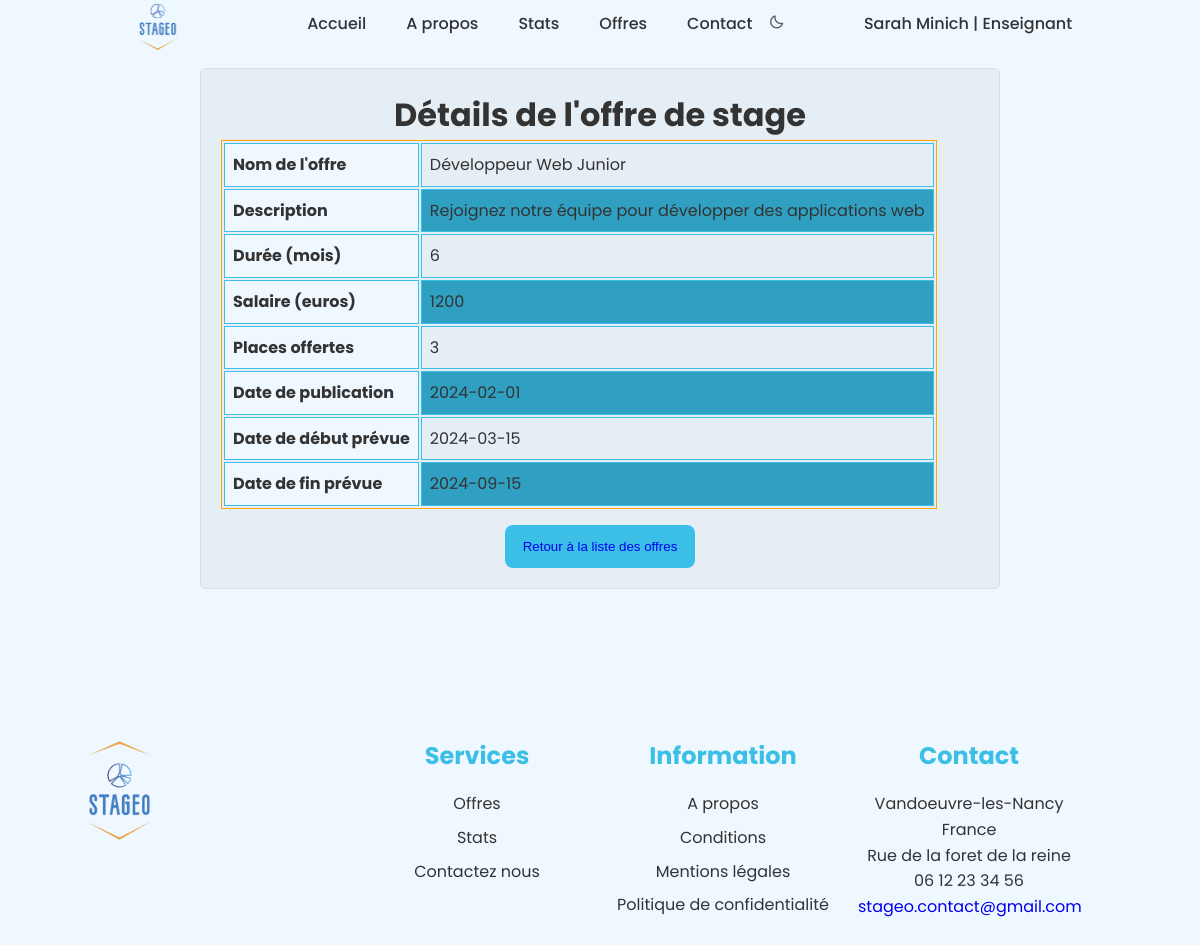
/detail_offre.php?id=1 (signed in), run on the app's committed database.
### tables this page shows
CREATE TABLE `offre_stage` (
  `id_offre_stage` int(11) NOT NULL,
  `nom_offre_stage` varchar(255) NOT NULL,
  `description_stage` varchar(255) NOT NULL,
  `duree_mois` int(11) NOT NULL,
  `salaire_euro` int(11) NOT NULL,
  `places_offertes` int(11) NOT NULL,
  `date_publication` date NOT NULL,
  `date_debut_prevu` date NOT NULL,
  `date_fin_prevu` date NOT NULL,
  `id_administrateur` int(11) NOT NULL,
  `id_entreprise` int(11) NOT NULL,
  `id_enseignant` int(11) NOT NULL
);

### detail_offre.php (the view, shortened to what this page needs)
<?php
include 'config.php';
include 'header.php';
$id_offre = $_GET['id'];
$sql = "SELECT
            nom_offre_stage,
            description_stage,
            duree_mois,
            salaire_euro,
            places_offertes,
            date_publication,
            date_debut_prevu,
            date_fin_prevu
        FROM
            offre_stage
        WHERE
            id_offre_stage = :id";
$stmt = $mysqlClient->prepare($sql);
$stmt->bindValue(':id', $id_offre, PDO::PARAM_INT);
$stmt->execute();
$offre_detail = $stmt->fetch(PDO::FETCH_ASSOC);
?>
<!DOCTYPE html>
<html lang="fr">
<head>
    <link rel="stylesheet" href="assets/css/styles.css">
    <link rel="stylesheet" href="assets/css/offers.css">
    <link rel="stylesheet" href="assets/css/nav.css">
</head>
<body>
<div class="container">
<h1>Détails de l'offre de stage</h1>
<table border="1">
    <tbody>
        <tr>
            <th>Nom de l'offre</th>
            <td><?php echo $offre_detail['nom_offre_stage']; ?></td>
        </tr>
        <tr>
            <th>Description</th>
            <td><?php echo $offre_detail['description_stage']; ?></td>
        </tr>
        <tr>
            <th>Durée (mois)</th>
            <td><?php echo $offre_detail['duree_mois']; ?></td>
        </tr>
        <tr>
            <th>Salaire (euros)</th>
            <td><?php echo $offre_detail['salaire_euro']; ?></td>
        </tr>
        <tr>
            <th>Places offertes</th>
            <td><?php echo $offre_detail['places_offertes']; ?></td>
        </tr>
        <tr>
            <th>Date de publication</th>
            <td><?php echo $offre_detail['date_publication']; ?></td>
        </tr>
        <tr>
            <th>Date de début prévue</th>
            <td><?php echo $offre_detail['date_debut_prevu']; ?></td>
        </tr>
        <tr>
            <th>Date de fin prévue</th>
            <td><?php echo $offre_detail['date_fin_prevu']; ?></td>
        </tr>
    </tbody>
</table>
<a href="offers.php"><button>Retour à la liste des offres</a>
</div>
<?php include 'footer.php'; ?>
</body>
</html>

### header.php (shortened to what this page needs)
<!DOCTYPE html>
<html lang="en">
    <head>
        <link href='https://cdn.jsdelivr.net/npm/boxicons@2.0.5/css/boxicons.min.css' rel='stylesheet'>
        <link rel="stylesheet" href="assets/css/nav.css">
<header class="l-header" id="header">
    <nav class="nav bd-container">
        <div class="nav_logo">
            <a href="index.php"><img src="assets/img/stageo.png" alt="Logo Stageo"></a>
        </div>
        <div class="nav__menu" id="nav-menu">
            <ul class="nav__list">
                <li class="nav__item"><a href="index.php" class="nav__link <?php if(basename($_SERVER['PHP_SELF']) == 'index.php') echo 'active-link'; ?>">Accueil</a></li>
                <li class="nav__item"><a href="about.php" class="nav__link <?php if(basename($_SERVER['PHP_SELF']) == 'about.php') echo 'active-link'; ?>">A propos</a></li>
                <li class="nav__item"><a href="stats.php" class="nav__link <?php if(basename($_SERVER['PHP_SELF']) == 'stats.php') echo 'active-link'; ?>">Stats</a></li>
                <li class="nav__item"><a href="offers.php" class="nav__link <?php if(basename($_SERVER['PHP_SELF']) == 'offers.php') echo 'active-link'; ?>">Offres</a></li>
                <li class="nav__item"><a href="contact.php" class="nav__link <?php if(basename($_SERVER['PHP_SELF']) == 'contact.php') echo 'active-link'; ?>">Contact</a></li>
                <li><i class='bx bx-moon change-theme' id="theme-button"></i></li>
            </ul>
        </div>
        <?php if(isset($_SESSION['username'])): ?>
    <div class="nav__login" onclick="toggleDropdown()">
    <?php echo $_SESSION['username'] . " | " . $_SESSION['role']; ?>
    </div>
<?php else: ?>
    <a href="login.php" class="nav__login <?php if(basename($_SERVER['PHP_SELF']) == 'login.php' || basename($_SERVER['PHP_SELF']) == 'forgot.php') echo 'active-link'; ?>">Se connecter</a>
<?php endif; ?>
    </nav>
</header>
</html>

### footer.php
<footer class="footer section bd-container">
            <div class="footer__container bd-grid">
                <div class="footer__content">
                    <div class="logo">
                        <a href="index.php"><img src="assets/img/stageo.png" alt="Logo Stageo"></a>
                    </div>
                </div>
                <div class="footer__content">
                    <h1 class="footer__title">Services</h1>
                    <ul>
                        <li><a href="offers.php" class="footer__link">Offres</a></li>
                        <li><a href="stats.php" class="footer__link">Stats</a></li>
                        <li><a href="contact.php" class="footer__link">Contactez nous</a></li>
                        </ul>
                </div>
                <div class="footer__content">
                    <h1 class="footer__title">Information</h1>
                    <ul>
                        <li><a href="about.php" class="footer__link">A propos</a></li>
                        <li><a href="conditions.php" class="footer__link">Conditions</a></li>
                        <li><a href="legals.php" class="footer__link">Mentions légales</a></li>
                        <li><a href="confidentialite.php" class="footer__link">Politique de confidentialité</a></li>
                    </ul>
                </div>
                <div class="footer__content">
                    <h1 class="footer__title">Contact</h1>
                    <ul>
                        <li>Vandoeuvre-les-Nancy  France</li>
                        <li>Rue de la foret de la reine</li>
                        <li>06 12 23 34 56</li>
                        <li><a href="mailto:stageo.contact@gmail.com">stageo.contact@gmail.com</a></li>
                    </ul>
                </div>
            </div>
</footer>

### assets/css/nav.css (style rules this page uses)
.nav { max-width: 1024px; height: var(--header-height); display: flex; justify-content: space-between; }
.nav_logo { max-height: var(--header-height); display: flex; align-items: center; margin: auto; }
.nav_logo img { max-width: 100%; max-height: 100%; }
.nav__menu, .nav__login { align-items: center; margin: auto; }
.nav__item { margin-bottom: var(--mb-2); }
.nav__link, .nav__logo, .nav__toggle, .nav__login { color: var(--text-100); font-weight: var(--font-medium); }
.nav__list { display: flex; }
.nav__item { margin-left: var(--mb-5); margin-bottom: 0; }

### assets/css/styles.css (style rules this page uses)
:root { --header-height: 3rem; --primary-100:#3bbfe7; --primary-200:#30a0c2; --primary-300:#206f87; --accent-100:#FFA500; --accent-200:#dd8900; --text-100:#333333; --text-200:#5c5c5c; --bg-100:#F0F8FF; --bg-200:#e6eef5; --bg-300:#bdc5cc; --body-font: 'Poppins', sans-serif; --biggest-font-size: 2.25rem; --h1-font-size: 1.5rem; --h2-font-size: 1.25rem; --h3-font-size: 1rem; --normal-font-size: .938rem; --small-font-size: .813rem; --smaller-font-size: .75rem; --font-medium: 500; --font-semi-bold: 600; --mb-1: .5rem; --mb-2: 1rem; --mb-3: 1.5rem; --mb-4: 2rem; --mb-5: 2.5rem; --mb-6: 3rem; --z-tooltip: 10; --z-fixed: 100; }
@media screen and (min-width: 768px) { :root { --biggest-font-size: 4rem; --h1-font-size: 2.25rem; --h2-font-size: 1.5rem; --h3-font-size: 1.25rem; --normal-font-size: 1rem; --small-font-size: .875rem; --smaller-font-size: .813rem; } }
* { box-sizing: border-box; transition: ease 0.2s; }
::before,::after { box-sizing: border-box; }
html { scroll-behavior: smooth; }
.change-theme { position: absolute; right: 1rem; top: 1.8rem; color: var(--text-200); font-size: 1rem; cursor: pointer; }
body { margin: var(--header-height) 0 0 0; font-family: var(--body-font); font-size: var(--normal-font-size); background-color: var(--bg-100); color: var(--text-100); padding-top: var(--header-height); line-height: 1.6; }
h1,h2,h3,p,ul { margin: 0; }
ul { padding: 0; list-style: none; }
a { text-decoration: none; }
img { max-width: 100%; height: auto; }
.logo { width: 60px; height: 40px; top: 0; left: 50%; transform: translateX(-50%); }
.section { padding: 4rem 0 2rem; }
.bd-container { max-width: 960px; width: calc(100% - 2rem); margin-left: var(--mb-2); margin-right: var(--mb-2); }
.bd-grid { display: grid; gap: 1.5rem; }
.l-header { width: 100%; position: fixed; top: 0; left: 0; z-index: var(--z-fixed); background-color: var(--bg-100); }
.nav { max-width: 1024px; height: var(--header-height); display: flex; justify-content: space-between; }
.logo { width: 100px; height: 140px; }
.nav_logo { width: 60px; height: 40px; align-items: flex-start; }
.nav__menu, .nav__login { align-items: center; margin: auto; }
.nav__item { margin-bottom: var(--mb-2); }
.nav__link, .nav__logo, .nav__toggle, .nav__login { color: var(--text-200); font-weight: var(--font-medium); cursor: pointer; }
.footer__container { grid-template-columns: repeat(auto-fit, minmax(220px, 1fr)); row-gap: 2rem; }
.footer__title { font-size: var(--h2-font-size); color: var(--primary-100); margin-bottom: var(--mb-2); }
.footer__link { display: inline-block; color: var(--text); margin-bottom: var(--mb-1); }
.footer__content { text-align: center; }
@media screen and (min-width: 768px) { body { margin: 0; } }
@media screen and (min-width: 768px) { .section { padding-top: 8rem; } }
@media screen and (min-width: 768px) { .nav { height: calc(var(--header-height) + 1.5rem); } }
@media screen and (min-width: 768px) { .change-theme { position: initial; margin-left: var(--mb-2); } }
@media screen and (min-width: 960px) { .bd-container { margin-left: auto; margin-right: auto; } }

### assets/css/offers.css (style rules this page uses)
button { display: inline-block; background-color: var(--primary-100); color: #fff; padding: 0.75rem 1rem; border-radius: 0.5rem; border-color: transparent; margin-top: 1rem; }
.container { max-width: 800px; margin: 20px auto; padding: 20px; background-color: var(--bg-200); border: 1px solid #ddd; border-radius: 5px; text-align: center; }
table { border: 1px solid var(--accent-100); }
th, td { border: 1px solid var(--primary-100); padding: 8px; text-align: left; }
th { background-color: var(--bg-100); }
tr:nth-child(even) { background-color: var(--primary-200); }

### data on the page
offre_stage: nom_offre_stage "Développeur Web Junior", description_stage "Rejoignez notre équipe pour développer des applications web", duree_mois "6", salaire_euro "1200", places_offertes "3", date_publication "2024-02-01", date_debut_prevu "2024-03-15", date_fin_prevu "2024-09-15"

### other printed values
$_SESSION['username'] "Sarah Minich"
$_SESSION['role'] "Enseignant"
